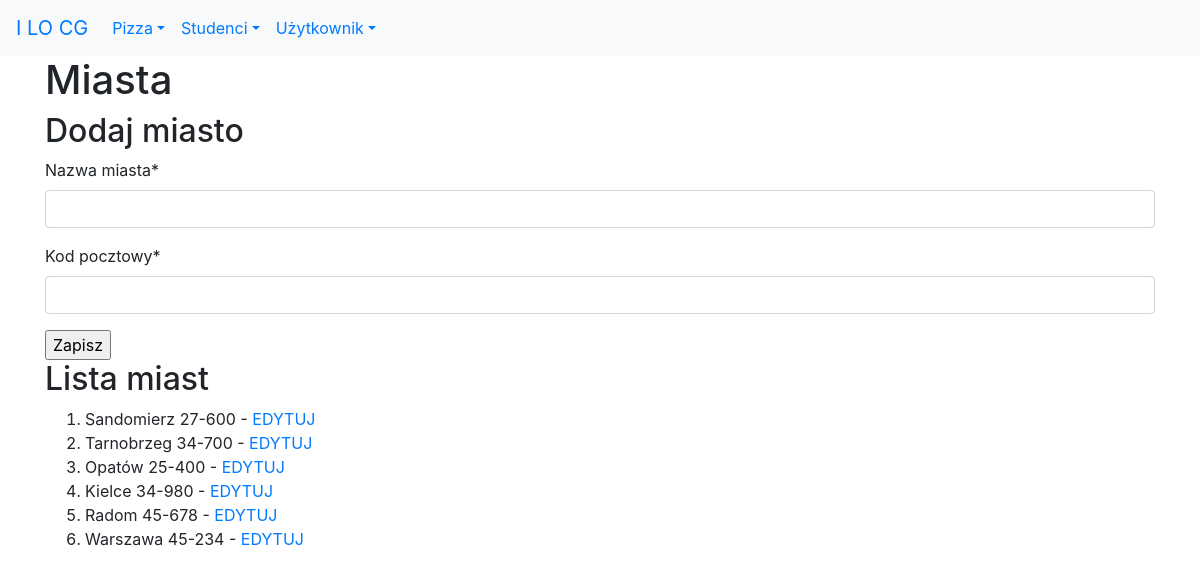
Screenshot of /miasta/dodaj (signed in) with the database file from the repository.
### studenci/models.py (models this page shows, shortened)
class Miasto(models.Model):
    nazwa = models.CharField(verbose_name='miasto', max_length=30)
    kod = models.CharField(max_length=6, help_text="Wpisz kod pocztowy")
    class Meta:
        verbose_name_plural = "miasta"

### studenci/views.py (the view)
# urls.py: path('miasta/', ListView.as_view(
def miasta(request):
    if request.method == 'POST':
        form = MiastoForm(request.POST)
        if form.is_valid():
            m = Miasto(nazwa=form.cleaned_data['nazwa'], kod=form.cleaned_data['kod'])
            m.save()
            messages.success(request, "Poprawnie dodano dane!")
            return redirect(reverse('studenci:miasta'))
        else:
            messages.error(request, "Niepoprawne dane!")
    else:
        form = MiastoForm()
    miasta = Miasto.objects.all()
    kontekst = {'miasta': miasta, 'form': form}
    return render(request, 'studenci/miasta.html', kontekst)

### studenci/forms.py
class MiastoForm(forms.Form):
    nazwa = forms.CharField(
        label="Nazwa miasta",
        max_length=30,
        widget=forms.TextInput()
    )
    kod = forms.CharField(
        label="Kod pocztowy",
        max_length=6,
        widget=forms.TextInput()
    )

### studenci/templates/studenci/miasta.html (shortened to what this page needs)
{% extends 'szablon.html' %}
{% block naglowek %}Miasta{% endblock naglowek %}
{% block tresc %}
    {% load crispy_forms_tags %}
<h2>Dodaj miasto</h2>
    {% if user.is_authenticated %}
        {% if perms.studenci.add_miasto %}
            <form method="POST">
                {{ form|crispy}}
                <input type="submit" value="Zapisz">
            </form>
        {% else %}
            <div class="well">Nie możesz dodawać miast!</div>
        {% endif %}
    {% endif %}
<h2>Lista miast</h2>
<ol>
    {% for miasto in miasta %}
        <li>{{ miasto.nazwa }}&nbsp;{{ miasto.kod }} - <a href="{% url 'studenci:miasta_edytuj' miasto.id %}">EDYTUJ</a></li>
    {% endfor %}
</ol>
{% endblock tresc %}

### rows the page displays
Miasto: nazwa "Sandomierz", kod "27-600"
Miasto: nazwa "Tarnobrzeg", kod "34-700"
Miasto: nazwa "Opatów", kod "25-400"
Miasto: nazwa "Kielce", kod "34-980"
Miasto: nazwa "Radom", kod "45-678"
Miasto: nazwa "Warszawa", kod "45-234"
